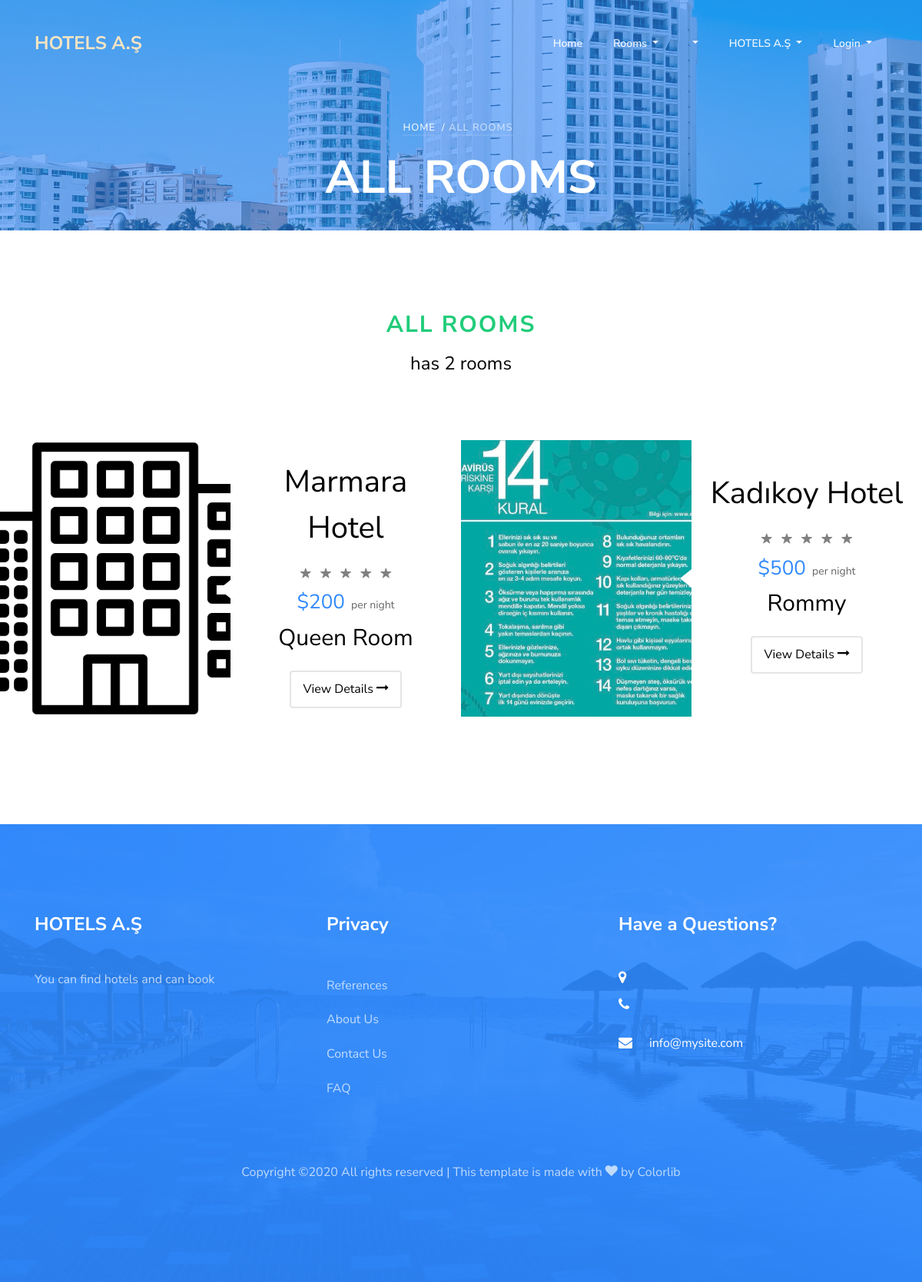
/category/all-rooms, run on an earlier commit of the app's database.
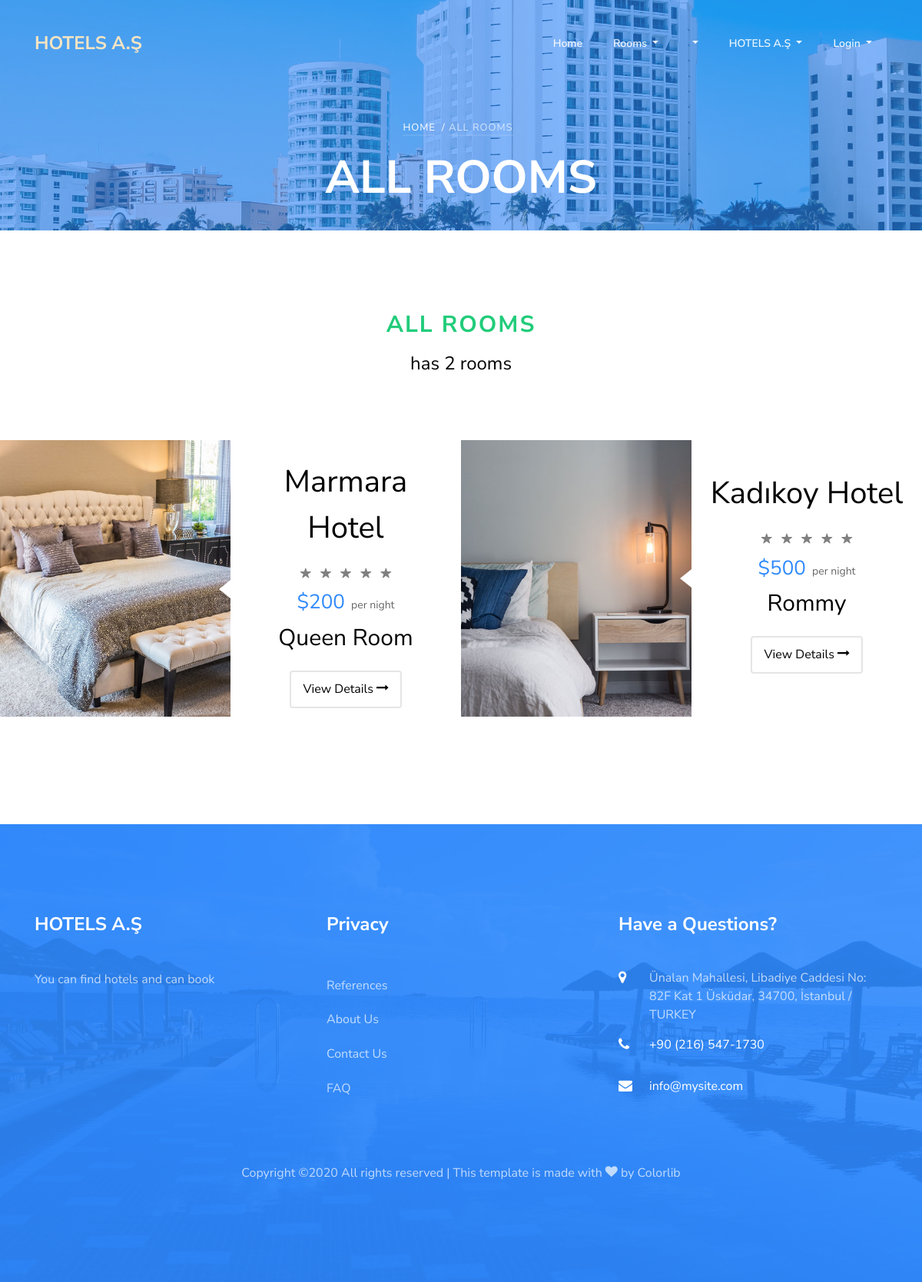
And on a later commit of the database.
### hotel/models.py (models this page shows, shortened)
class Room(models.Model):
    hotel_id = models.ForeignKey(Hotel, on_delete=models.CASCADE)
    title = models.CharField(max_length=30)
    keywords = models.CharField(max_length=255)
    description = RichTextUploadingField()
    image = models.ImageField(blank=True, upload_to='images/')
    price = models.IntegerField(blank=False)
    status = models.CharField(blank=True, max_length=5, choices=STATUS)
    count = models.IntegerField(blank=False)
    slug = models.SlugField(null=False)
    created_at = models.DateTimeField(auto_now_add=True)
    updated_at = models.DateTimeField(auto_now=True)
    def image_tag(self):
        return mark_safe('<img src="{}" height="50"/>'.format(self.image.url))
    image_tag.short_description = 'Image'

class Hotel(models.Model):
    STAR = (
        ('1', '1'),
        ('2', '2'),
        ('3', '3'),
        ('4', '4'),
        ('5', '5'),
    )
    title = models.CharField(max_length=30)
    keywords = models.CharField(max_length=255)
    description = RichTextUploadingField()
    image = models.ImageField(blank=True, upload_to='images/')
    category = models.ForeignKey(Category, on_delete=models.CASCADE)
    star = models.IntegerField(blank=True, choices=STAR)
    address = models.CharField(max_length=80)
    city = models.CharField(max_length=20)
    country = models.CharField(max_length=20)
    location = models.CharField(max_length=20)
    phone = models.CharField(max_length=20)
    fax = models.CharField(max_length=20)
    email = models.EmailField()
    user_id = models.ForeignKey(User, on_delete=models.CASCADE)
    status = models.CharField(max_length=10, choices=STATUS)
    slug = models.SlugField(null=False, unique=True)
    created_at = models.DateTimeField(auto_now_add=True)
    updated_at = models.DateTimeField(auto_now=True)
    def image_tag(self):
        return mark_safe('<img src="{}" height="50"/>'.format(self.image.url))
    image_tag.short_description = 'Image'

### home/models.py (models this page shows, shortened)
class Setting(models.Model):
    title = models.CharField(max_length=200)
    keywords = models.CharField(max_length=255)
    description = models.CharField(max_length=255)
    company = models.CharField(max_length=80)
    address = models.CharField(max_length=255, blank=True)
    phone = models.CharField(max_length=20, blank=True)
    fax = models.CharField(max_length=20, blank=True)
    email = models.EmailField()
    smtpserver = models.CharField(max_length=255, blank=True)
    smtpemail = models.EmailField(blank=True)
    smtppassword = models.CharField(max_length=50, blank=True)
    smtpport = models.IntegerField(blank=True, null=True)
    image = models.ImageField(blank=True, upload_to='images/')
    facebook = models.CharField(max_length=80, blank=True)
    instagram = models.CharField(max_length=80, blank=True)
    twitter = models.CharField(max_length=80, blank=True)
    aboutus = RichTextUploadingField()
    contact = RichTextUploadingField()
    references = RichTextUploadingField()
    status = models.CharField(blank=True, max_length=5, choices=STATUS)
    created_at = models.DateTimeField(auto_now_add=True)
    updated_at = models.DateTimeField(auto_now=True)

### home/views.py (the view)
# urls.py: path('category/all-rooms', views.all_category, name="all-category"),
def all_category(request):
    setting = Setting.objects.first()
    page = 'All Rooms'
    rooms = Room.objects.filter(status=True, hotel_id__status=True)
    category = Category.objects.filter(status=True)
    menu = Menu.objects.filter(status=True)
    context = {
        'setting': setting,
        'menu': menu,
        'rooms': rooms,
        'page': page,
        'category': category}
    return render(request, 'rooms.html', context)

### home/templates/rooms.html (shortened to what this page needs)
{% extends 'homebase.html' %}
{% load static %}
{% block content %}
<section class="ftco-section ftco-no-pb ftco-room">
	<div class="container">
		<div class="row no-gutters">
			<div class="col-md-12 heading-section text-center ftco-animate fadeInUp ftco-animated">
    	        <span style="font-size: 30px" class="subheading">{{page}}</span>
				<h4 class="mb-4">has {{rooms.count}} room{{rooms.count | pluralize}}</h4>
				<br><br>
            </div>
		</div>
	</div>
	<div class="container-fluid px-0" style="min-height:500px;">
		<div class="row no-gutters">
		{% for room in rooms %}
			<div class="col-lg-6">
				<div class="room-wrap d-md-flex ftco-animate">
					<a href="{% url 'room' room.id room.hotel_id.slug room.slug %}" class="img" style="background-image: url({{room.image.url}});"></a>
					<div class="half left-arrow d-flex align-items-center">
						<div class="text p-4 text-center">
							<h2 class="mb-3"><a href="{% url 'hotel' room.hotel_id.id room.hotel_id.slug %}" style="color:black">{{room.hotel_id.title}}</a></h2>
							<p class="star mb-0">
								{% for i in "12345" %}
									<span class="ion-ios-star" style="{% if room.hotel_id.star >= forloop.counter %} color:gold;{% else %} color:gray;{% endif %}"></span>
								{% endfor %}
							</p>
							<p class="mb-0"><span class="price mr-1">${{room.price}}</span> <span class="per">per night</span></p>
    						<h3 class="mb-3"><a href="{% url 'room' room.id room.hotel_id.slug room.slug %}">{{room.title}}</a></h3>
    						<p class="pt-1"><a href="{% url 'room' room.id room.hotel_id.slug room.slug %}" class="btn-custom px-3 py-2 rounded">View Details <span class="icon-long-arrow-right"></span></a></p>
						</div>
					</div>
				</div>
			</div>
		{% endfor %}
		</div>
	</div>
</section>
{% endblock  %}

### home/templates/header.html (shortened to what this page needs)
{% load static %}
<nav class="navbar navbar-expand-lg navbar-dark ftco_navbar bg-dark ftco-navbar-light" id="ftco-navbar">
  <div class="container">
    <a class="navbar-brand" href="/"><span>{{ setting.company|linebreaksbr }}</span></a>
    <div class="collapse navbar-collapse" id="ftco-nav">
      <ul class="navbar-nav ml-auto">
        <li class="nav-item"><a href="/" class="nav-link">Home</a></li>
        <li class="nav-item dropdown">
            <a class="dropdown-toggle nav-link" href="{% url 'all-category'%}" id="dropdownMenuLink" aria-haspopup="true" aria-expanded="false">
              Rooms
            </a>
        </li>
        {% if menu %}
        {% load mptt_tags %}
        {% recursetree menu %}
            <li {% if not node.is_leaf_node %} class="nav-item dropdown"{% endif %}>
                <a class="{% if not node.is_leaf_node %}dropdown-toggle nav-link{% else %}dropdown-item{% endif %} " href="{% if node.is_leaf_node %}{% url 'menu' node.id %}{% endif %}" {% if not node.is_leaf_node %} data-toggle="dropdown" {% endif %} id="dropdownMenuLink" aria-haspopup="true" aria-expanded="false">
                </a>
            </li>
        {% endrecursetree %}
        {% endif %}
        <li class="nav-item dropdown">
            <a class="dropdown-toggle nav-link" href="#" id="dropdownMenuLink" aria-haspopup="true" aria-expanded="false">
              {{setting.company}}
            </a>
        </li>
      </ul>
      <ul class="navbar-nav mr-right">
      {% if user.id is None %}
        <li class="nav-item dropdown">
            <a class="nav-link dropdown-toggle" href="" id="navbarDropdownMenuLink" data-toggle="dropdown" aria-haspopup="true" aria-expanded="false">
            Login
            </a>
        </li>
      {% endif %}
      </ul>
    </div>
  </div>
</nav>
{% if page != 'index' %}
<div class="hero-wrap" style="background-image: url({% static 'assets/images/bg_3.jpg' %});">
  <div class="overlay"></div>
  <div class="container">
    <div class="row no-gutters slider-text d-flex align-itemd-center justify-content-center">
      <div class="col-md-9 ftco-animate text-center d-flex align-items-end justify-content-center">
      	<div class="text">
          <p class="breadcrumbs mb-2"><span class="mr-2"><a href="{% url 'index' %}">Home</a></span>/ {% if page.lower == 'room' %}<span class="mr-2"><a href="{% url 'hotel' room.hotel_id.id room.hotel_id.slug %}">{{room.hotel_id}} /</a></span><span class="mr-2">{{room.title}}</span>{% else %}<span class="mr-2">{{page}}</span>{% endif %}</p>
          <h1 class="mb-4 bread">{% if page.lower == 'room' %}{{room}} {% else %} {{page.upper}}{% endif %}</h1>
        </div>
      </div>
    </div>
  </div>
</div>
{% endif %}

### home/templates/footer.html (shortened to what this page needs)
{% load static %}
<footer class="ftco-footer ftco-section img" style="background-image: url({% static 'assets/images/bg_4.jpg)' %};">
	<div class="overlay"></div>
  <div class="container">
    <div class="row mb-5">
      <div class="col-md">
        <div class="ftco-footer-widget mb-4">
          <h2 class="ftco-heading-2">{{setting.company}}</h2>
          <p>{{setting.description}}</p>
          <ul class="ftco-footer-social list-unstyled float-md-left float-lft mt-5">
          </ul>
        </div>
      </div>
      <div class="col-md">
         <div class="ftco-footer-widget mb-4">
          <h2 class="ftco-heading-2">Privacy</h2>
          <ul class="list-unstyled">
            <li><a href="/references" class="py-2 d-block">References</a></li>
            <li><a href="/aboutus" class="py-2 d-block">About Us</a></li>
            <li><a href="/contact" class="py-2 d-block">Contact Us</a></li>
            <li><a href="/faq" class="py-2 d-block">FAQ</a></li>
          </ul>
        </div>
      </div>
      <div class="col-md">
        <div class="ftco-footer-widget mb-4">
        	<h2 class="ftco-heading-2">Have a Questions?</h2>
        	<div class="block-23 mb-3">
              <ul>
                <li><span class="icon icon-map-marker"></span><span class="text">{{setting.address}}</span></li>
                <li><a href="tel://{{setting.phone}}"><span class="icon icon-phone"></span><span class="text">{{setting.phone}}</span></a></li>
                <li><a href="mailto:{{setting.email}}"><span class="icon icon-envelope"></span><span class="text">{{setting.email}}</span></a></li>
              </ul>
            </div>
        </div>
      </div>
    </div>
    <div class="row">
      <div class="col-md-12 text-center">
        <p>
  Copyright &copy;<script>document.write(new Date().getFullYear());</script> All rights reserved | This template is made with <i class="icon-heart color-danger" aria-hidden="true"></i> by <a href="https://colorlib.com" target="_blank">Colorlib</a>
  </p>
      </div>
    </div>
</div>
</footer>

What changed in the data, as far as the page shows it:
changed Setting "HOTELS A.Ş": address (not shown) → "Ünalan Mahallesi, Libadiye Caddesi No: 82F Kat 1 Üsküdar, 34700, İstanbul / TURKEY"; phone (not shown) → "+90 (216) 547-1730"
changed Room "Queen Room": image: a different picture
changed Room "Rommy": image: a different picture
